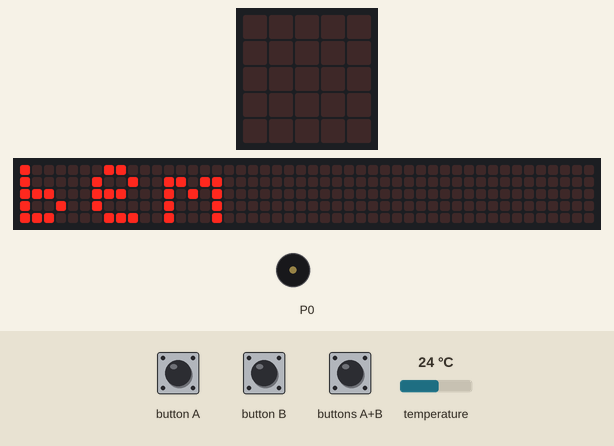
Recording of a program running on a simulated BBC micro:bit (MakeCode). On the bench: the board's 5×5 LED display, a strip that is not on the board, showing the scrolling text unrolled, buzzer (waves = sounding). The test bench sets the inputs (shaded band); at power-on: temperature 24 °C. The 48×5 strip is a reading aid, not a part: it shows the text the display is scrolling, unrolled, one strip-width of it at a time.

Above: at 10.6 s.
12.1 s: buttons A+B pressed for 0.15 s
At 12.32 s:
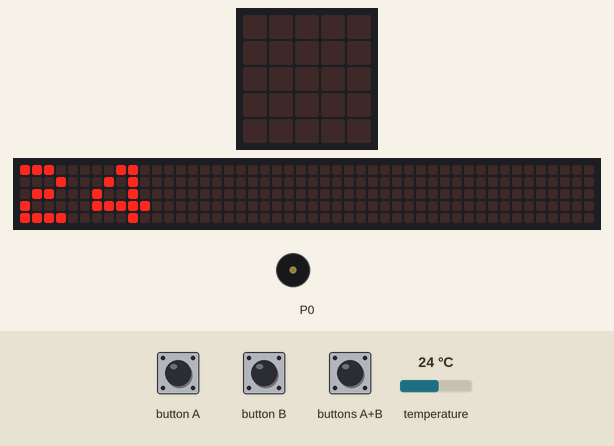
12.8 s: button B pressed for 0.15 s
13.5 s: button A pressed for 0.15 s
At 14.12 s:
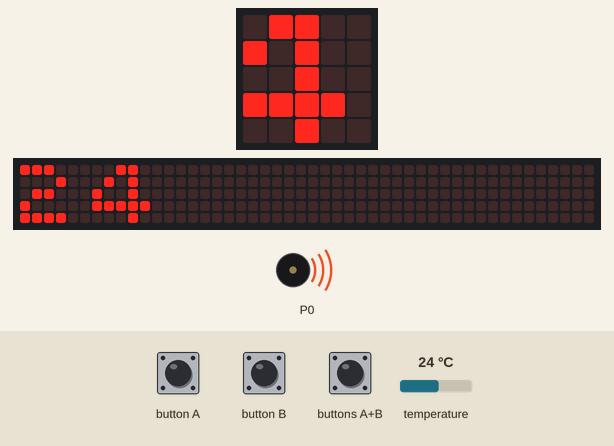
14.2 s: buttons A+B pressed for 1 s
At 15.62 s:
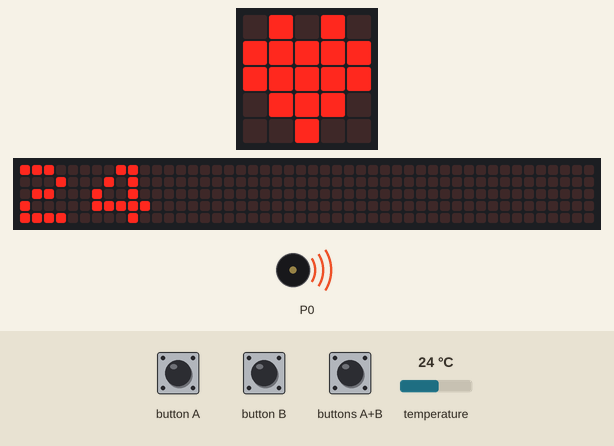
15.8 s: button B pressed for 0.15 s
At 19.2 s:
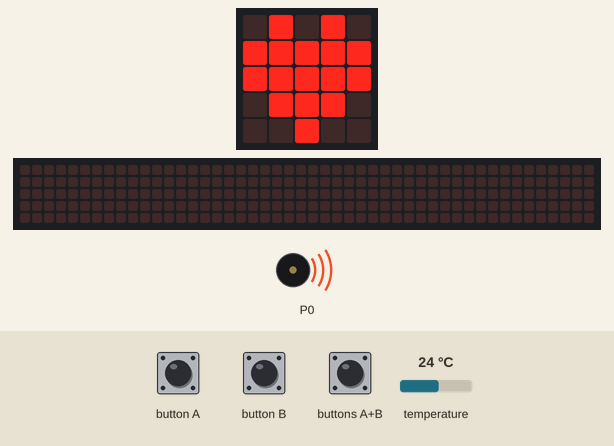
19.5 s: buttons A+B pressed for 0.15 s
At 23.5 s:
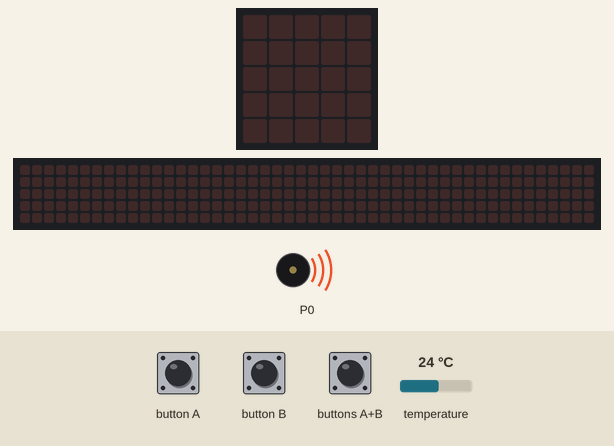
Timing chart, 0 to 24.2 s (numbered marks = the images above; inputs shaded):
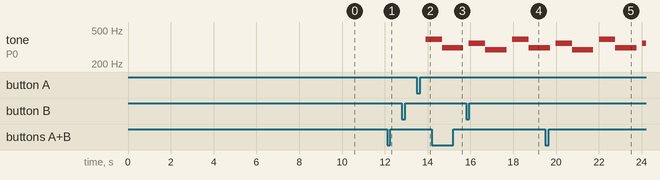

Measured:
- after the input at 12.1 s, the display: changes after 0.15 s (image 1)
- after the input at 13.5 s, tone on P0: silent → 392 Hz after 0.41 s
- after the input at 14.2 s, the display: first differs from a run without the input after 1.4 s (image 3)
- after the input at 15.8 s, the display: first differs from a run without the input after 2.5 s (image 4)
- after the input at 19.5 s, the display: first changes after 0.15 s (image 5 shows a later state)

The program:

main.ts
```typescript
input.onButtonPressed(Button.A, function () {
    music._playDefaultBackground(music.builtInPlayableMelody(Melodies.Dadadadum), music.PlaybackMode.LoopingInBackground)
})
input.onButtonPressed(Button.AB, function () {
    basic.showString("" + (input.temperature()))
})
input.onButtonPressed(Button.B, function () {
    basic.showIcon(IconNames.Heart)
})
basic.showString("Oi tudo bem")
```

test.ts
```typescript
// testes vão aqui; isto não será compilado quando este pacote for usado como uma extensão.
```
